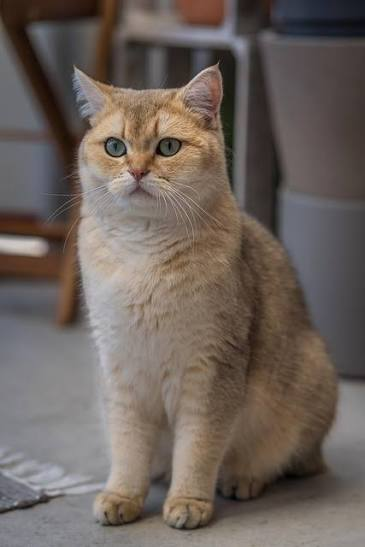
#> input picture photos/cat.jpeg, 365 x 547 px, found by its file name
$ python transformation.py
#> lines starting #> are read from the running program, lines starting #| are printed output that depends on the picture
import cv2 as cv
import numpy as np

img = cv.imread(r"C:\Users\Myco\Downloads\ML\photos\cat.jpeg")
#> img is the input picture: shape (547, 365, 3); mean B, G, R 91.8, 98.2, 108.9
cv.imshow("cat", img)

#translation is the shifting of an image along the x and y axis
def translate(img, x, y):
#> called with x = -100, y = 100
    transMat = np.float32([[1,0,x],[0,1,y]])
    #[1,0,x] 1x + 0y + x
    dim = (img.shape[1], img.shape[0]) #width, height
#> dim = (365, 547)
    return cv.warpAffine(img, transMat, dim)
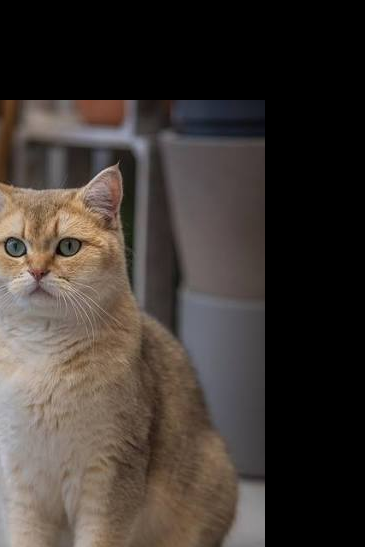
#> returned value: shape (547, 365, 3); mean of channels 0, 1, 2 51.2, 56.1, 63.7; drawn as B, G, R
    #img → the original image.
    #transMat → instructions for shifting the pixels.
    #dim → the dimensions of the output image.
    #-x-> left, +x-> right, -y-> up, +y-> down

translated = translate(img, -100, 100)
cv.imshow("translated", translated)
cv.waitKey(0)

#Rotation is the turning of an image around a fixed point
def rotate(img, angle, rotPoint = None):
#> called with angle = -45
    (height,width) = img.shape[:2]
#> height = 547; width = 365

    if rotPoint is None:
        rotPoint = (width//2, height//2)
#> rotPoint = (182, 273)

    rotMat = cv.getRotationMatrix2D(rotPoint, angle,1.0)#scale- how big or small you want your image

    dim = (width, height)
#> dim = (365, 547)
    return cv.warpAffine(img, rotMat, dim)
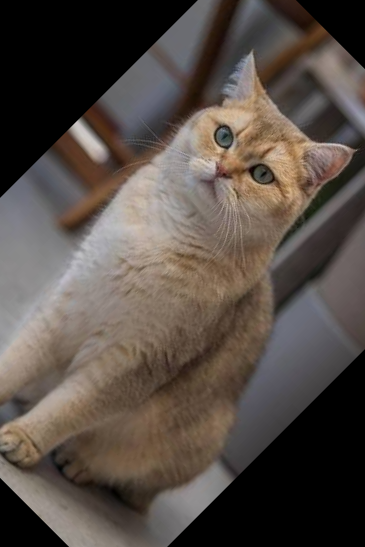
#> returned value: shape (547, 365, 3); mean of channels 0, 1, 2 70.3, 76.8, 86.2; drawn as B, G, R

rotated = rotate(img, -45)
cv.imshow("rotated", rotated)

rotate_rotated = rotate(rotated, -90)
#> call 2 of rotate, with angle = -90
#> in rotate (call 2), `return cv.warpAffine(img, rotMat, dim)`:
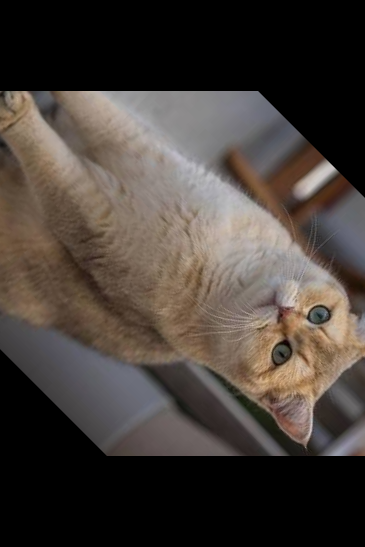
#> returned value: shape (547, 365, 3); mean of channels 0, 1, 2 57.2, 62.7, 70.7; drawn as B, G, R
cv.imshow("rotate_rotated", rotate_rotated)

cv.waitKey(0)

#Resizing
resized = cv.resize(img,(500,500), interpolation = cv.INTER_CUBIC)
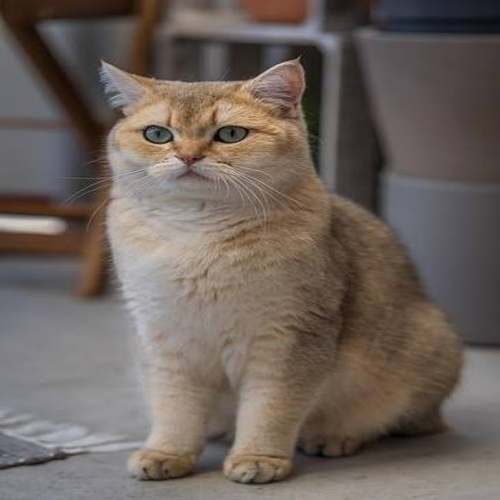
#> resized: shape (500, 500, 3); mean B, G, R 91.8, 98.2, 108.9
cv.imshow("resized", resized)

cv.waitKey(0)

#flipping
flip = cv.flip(img, -1) #0-> vertical, 1-> horizontal, -1-> both
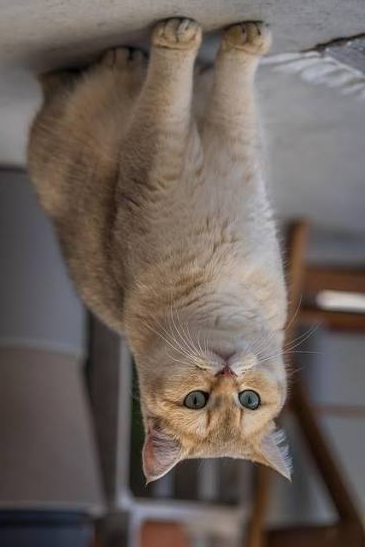
#> flip: shape (547, 365, 3); mean B, G, R 91.8, 98.2, 108.9
cv.imshow("flip", flip)
cv.waitKey(0)

#cropping
cropped = img[200:400, 300:400] #y1:y2, x1:x2
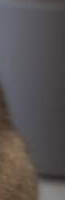
#> cropped: shape (200, 65, 3); mean B, G, R 83.1, 83, 88
#Selects rows from 200 to 399(y)
cv.imshow("cropped", cropped)
cv.waitKey(0)
